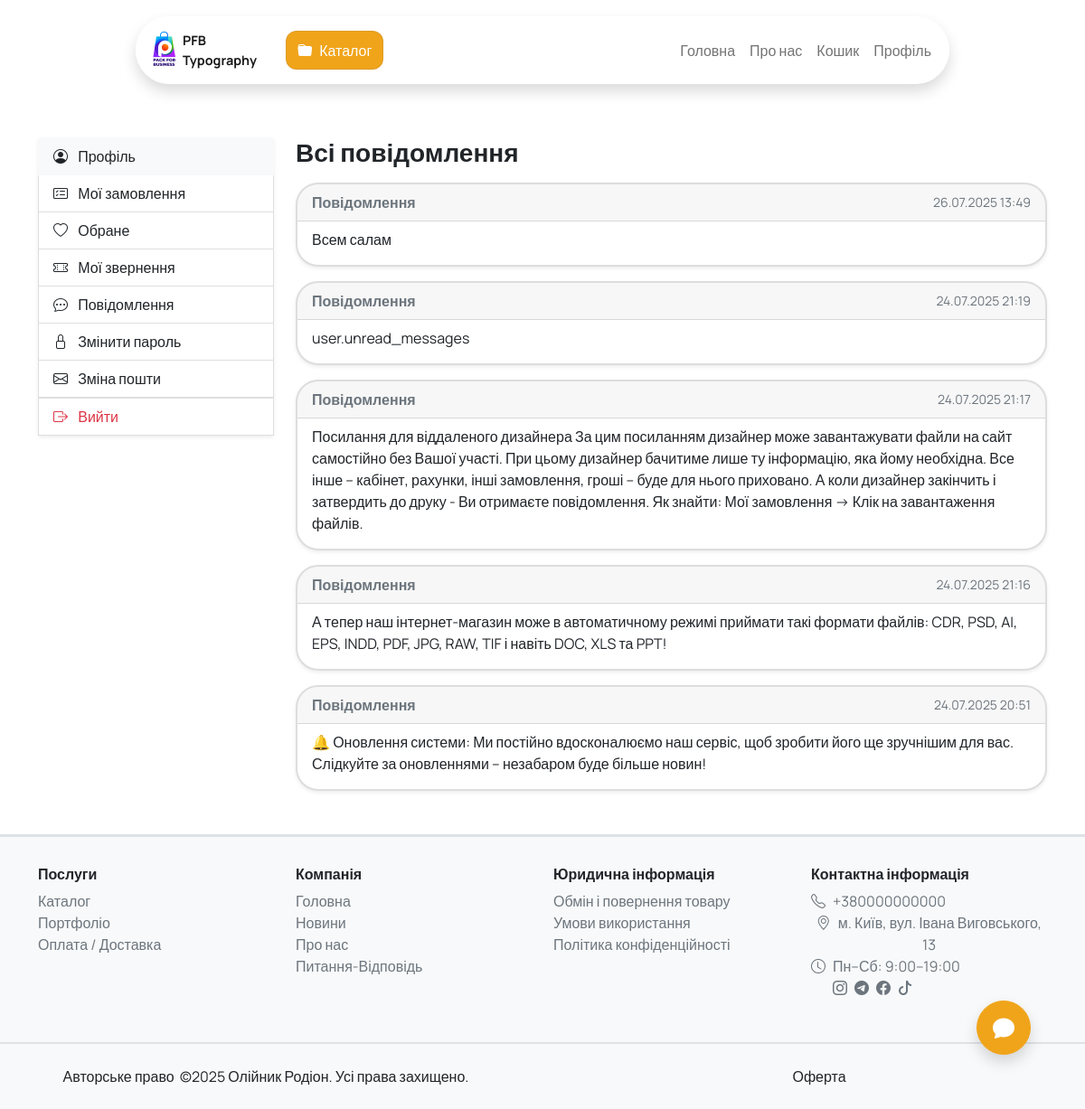
Page /account/messages/ (signed in) on the committed database.
### users/models.py (models this page shows, shortened)
class Messages(models.Model):
    text = models.TextField("Текст повідомлення")
    user = models.ManyToManyField(CustomUser, related_name='messages', verbose_name="Отримувач")
    created_at = models.DateTimeField("Дата створення", auto_now_add=True)
    class Meta:
        verbose_name = 'Повідомлення'
        verbose_name_plural = 'Повідомлення'

### users/views.py (the view)
# urls.py: path('messages/', views.view_messages, name="messages"),
@login_required
def view_messages(request):
    main_data = get_base_info(request)
    if request.method == "GET":
        CustomUser.objects.filter(pk=request.user.pk).update(unread_messages=0)
        request.user.unread_messages = 0
    return render(request, 'users/messages.html', {**main_data, })

### chat/models.py (called while the page is built)
    @property
    def created_at_iso(self):
        return self.created_at.isoformat()

### core/utils.py (called while the page is built, shortened)
def get_base_info(request):
    maincategories = ServiceCategory.objects.filter(parent__isnull=True)
    cart_created = None
    if request.user.is_authenticated:
        ticket, created = Ticket.objects.get_or_create(user=request.user, status='new')
        ticket = Ticket.objects.prefetch_related('messages').get(id=ticket.id)
        cart = request.user.orders.filter(status='new').first()
    result = {'maincategories': maincategories, 'cart': cart, 'cart_created_at': cart_created, 'chat': ticket}
    return result

### orders/models.py (called while the page is built)
    @property
    def total_price(self):
        return sum(item.total_price for item in self.items.all())

    @property
    def base_price(self):
        return self.service.price_from or Decimal('0.00')

    def get_options_price(self):
        return sum((opt.price or Decimal('0.00')) for opt in self.options.all())

    @property
    def unit_price(self):
        return self.base_price + self.get_options_price()

    @property
    def total_price(self):
        return self.unit_price * (Decimal(self.quantity) / Decimal(quantity_choices[0]))

### users/models.py (called while the page is built)
    @property
    def messages_sorted(self):
        return self.messages.order_by('-created_at')

### templates/users/messages.html
{% extends 'base.html' %}
{% load static %}
{% block content %}
<div class="container my-5">
  <div class="row">
    {% include "personal_cabinet_nav_pannel.html" %}
    <div class="col-md-9">
      <h3 class="fw-bold mb-3">Всі повідомлення</h3>
      {% if user.messages_sorted %}
        <div class="row row-cols-1 g-3">
          {% for msg in user.messages_sorted %}
            <div class="col">
              <div class="card shadow-sm border-0 rounded-custom h-100">
                <div class="card-header d-flex justify-content-between align-items-center px-3 py-2">
                  <strong class="text-secondary">Повідомлення</strong>
                  {% if msg.created_at %}
                    <small class="text-muted">{{ msg.created_at|date:"d.m.Y H:i" }}</small>
                  {% endif %}
                </div>
                <div class="card-body py-2 pb-3 px-3">
                  <p class="card-text mb-0">{{ msg.text }}</p>
                </div>
              </div>
            </div>
          {% endfor %}
        </div>
      {% else %}
        У вас поки що немає повідомлень.
      {% endif %}
    </div>
  </div>
</div>
{% endblock %}

### static/css/styles.css (style rules this page uses)
:root { --orange: #F0A41A; --orange-light: #FFE5B4; --orange-rgb: 240, 164, 26; --green: #198754; --green-rgb: 25, 135, 84; --text-main: #333333; }
html, body { height: auto !important; overflow-y: auto !important; margin: 0; padding: 0; font-family: "Manrope", sans-serif; scrollbar-width: none; overflow-x: hidden; max-width: 100%; }
.card.h-100 { border-radius: 10px; overflow: hidden; }
.card { border: 2px solid #ddd !important; box-shadow: 0 2px 8px rgba(0, 0, 0, 0.1); transition: transform 0.3s ease, box-shadow 0.3s ease !important; }
.rounded-custom { border-radius: 25px !important; }

### rows in the picture
Messages: created_at "26.07.2025 13:49", text "Всем салам"
Messages: created_at "24.07.2025 21:19", text "user.unread_messages"
Messages: created_at "24.07.2025 21:17", text "Посилання для віддаленого дизайнера За цим посиланням дизайнер може завантажувати файли на сайт самостійно без Вашої участі. При цьому дизайнер бачитиме лише ту інформацію, яка йому необхідна. Все інше – кабінет, рахунки, інші замовлення, гроші – буде для нього приховано. А коли дизайнер закінчить і затвердить до друку - Ви отримаєте повідомлення. Як знайти: Мої замовлення -> Клік на завантаження файлів."
Messages: created_at "24.07.2025 21:16", text "А тепер наш інтернет-магазин може в автоматичному режимі приймати такі формати файлів: CDR, PSD, AI, EPS, INDD, PDF, JPG, RAW, TIF і навіть DOC, XLS та PPT!"
Messages: created_at "24.07.2025 20:51", text "🔔 Оновлення системи: Ми постійно вдосконалюємо наш сервіс, щоб зробити його ще зручнішим для вас. Слідкуйте за оновленнями – незабаром буде більше новин!"
